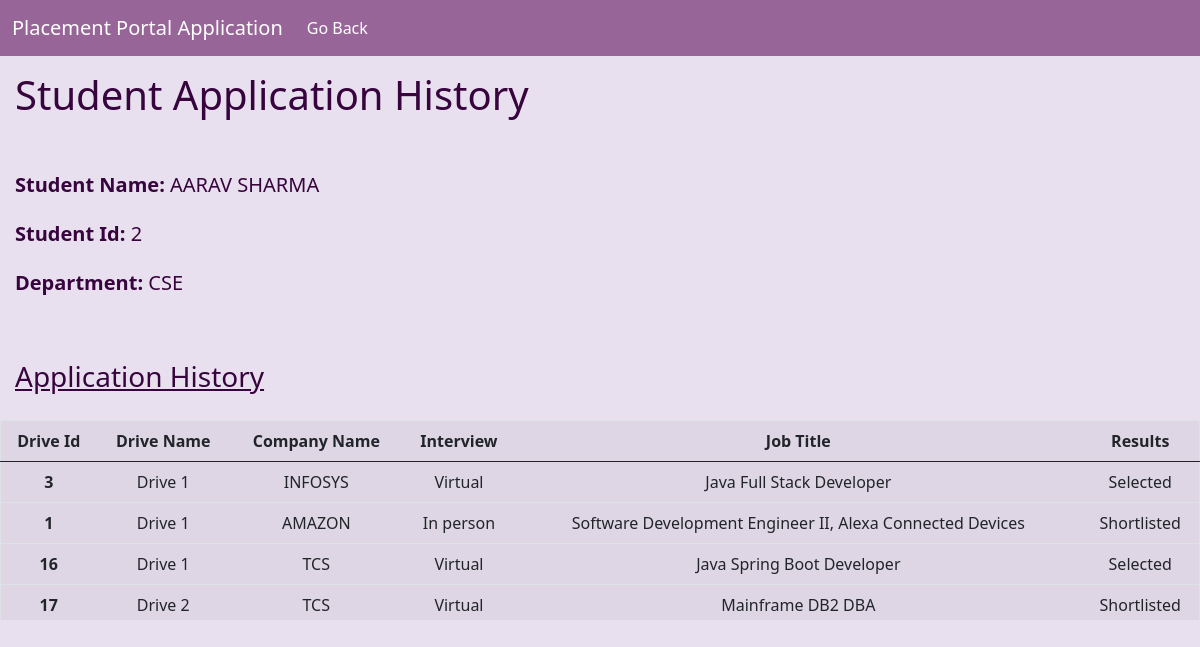
Page /S_app_history/2 on the committed database.
### application/models.py (models this page shows)
class Student(db.Model):
    __tablename__ = 'student'
    sid = db.Column(db.Integer, db.ForeignKey('user.uid'), primary_key=True)
    username = db.Column(db.String(), db.ForeignKey('user.username'), nullable=False)
    sname = db.Column(db.String(), nullable=False)
    sdepartment = db.Column(db.String(), nullable=False)
    gpa = db.Column(db.Float, nullable=False)
    yog = db.Column(db.Integer, nullable=False)
    contact = db.Column(db.String(), nullable=False)
    resume = db.Column(db.String(), nullable=True)
    status = db.Column(db.String(), nullable=False, default='Activated') #account status: can be deactivated by admin [Activated, Deactivated]
    applications = db.relationship('Application', backref='student', foreign_keys='Application.sid', cascade='all, delete-orphan')

class Application(db.Model):
    __tablename__ = 'application'
    aid = db.Column(db.Integer, primary_key=True)
    sid = db.Column(db.Integer, db.ForeignKey('student.sid'), nullable=False)
    did = db.Column(db.Integer, db.ForeignKey('placement_drive.did'), nullable=False)
    type = db.Column(db.String(), nullable=False)
    gpa = db.Column(db.Float, nullable=False)
    yog = db.Column(db.Integer, nullable=False)
    application_date = db.Column(db.Text, nullable=False)
    resume = db.Column(db.String(), nullable=False)
    status = db.Column(db.String(), nullable=False, default='Applied') #selection status: can be updated by company [Applied, Shortlisted, Selected, Rejected]

class Placement_Drive(db.Model):
    __tablename__ = 'placement_drive'
    did = db.Column(db.Integer, primary_key=True)
    dname = db.Column(db.String(), nullable=False)
    cid = db.Column(db.Integer, db.ForeignKey('company.cid'), nullable=False)
    job_title = db.Column(db.String(), nullable=False)
    job_description = db.Column(db.String(), nullable=False)
    eligibility_criteria = db.Column(db.String(), nullable=False)
    salary = db.Column(db.Double, nullable=True)
    location = db.Column(db.String(), nullable=True)
    interview_type = db.Column(db.String(), nullable=True)
    application_deadline = db.Column(db.Text, nullable=False)
    status = db.Column(db.String(), nullable=False, default='Pending') #need to be approved by admin [Pending, Approved, Rejected, Closed]
    applications = db.relationship('Application', backref='drive', foreign_keys='Application.did', cascade='all, delete-orphan')

class Company(db.Model):
    __tablename__ = 'company'
    cid = db.Column(db.Integer, db.ForeignKey('user.uid'), primary_key=True)
    username = db.Column(db.String(), db.ForeignKey('user.username'), nullable=False)
    cname = db.Column(db.String(), nullable=True)
    cabout = db.Column(db.String(), nullable=True)
    clocation = db.Column(db.String(), nullable=True)
    hr_contact = db.Column(db.String(), nullable=True)
    c_website = db.Column(db.String(), nullable=True)
    approval_status = db.Column(db.String(), nullable=False) #need to be approved by admin [Approved, Rejected, Blacklisted]
    drives = db.relationship('Placement_Drive', backref='company', cascade='all, delete-orphan')

### application/controllers.py (the view)
@app.route("/S_app_history/<int:student_id>", methods=["GET", "POST"])
def S_app_history(student_id):
    this_user = User.query.filter_by(uid=student_id).first()
    this_student = Student.query.filter_by(sid=student_id).first()
    all_applications = Application.query.filter_by(sid=student_id).all()
    drive = Placement_Drive.query.filter(Placement_Drive.did.in_([app.did for app in all_applications])).all()
    company = Company.query.filter(Company.cid.in_([d.cid for d in drive])).all()
    return render_template("student_app_history.html",this_user=this_user, this_student=this_student, all_applications=all_applications, drive=drive, company=company)

### templates/student_app_history.html (shortened to what this page needs)
<!DOCTYPE html>
<html lang="en">
<head>
    <link rel="stylesheet" href="/static/style.css">
    <link href="https://cdn.jsdelivr.net/npm/bootstrap@5.0.2/dist/css/bootstrap.min.css" rel="stylesheet">
</head>
<body>
    <div id="main">
        <div id="canvas" class="overflow-auto">
            <nav class="navbar navbar-expand-lg navbar-light">
                <div class="container-fluid">
                    <a class="navbar-brand" href="#">Placement Portal Application</a>
                    <div class="collapse navbar-collapse" id="navbarSupportedContent">
                        <ul class="navbar-nav me-auto mb-2 mb-lg-0">
                            <li class="nav-item">
                            <a class="nav-link active" aria-current="page" href="/student/{{this_user.uid}}">Go Back</a>
                            </li>
                        </ul>
                    </div>
                </div>
            </nav>
            <h1 class="heading">Student Application History</h1><br>
            <h5 class="heading"><b>Student Name:</b> {{this_student.sname}}</h5>
            <h5 class="heading"><b>Student Id:</b> {{this_student.sid}}</h5>
            <h5 class="heading"><b>Department:</b> {{this_student.sdepartment}}</h5><br>
            <div id="content">
                <h3 class="headings my-3">Application History</h3>
                <div id="cards" class="table" style="max-height:200px;overflow-y: scroll;">
                    <table class="table border">
                        <thead>
                            <tr>
                            <th scope="col" class="text-center">Drive Id</th>
                            <th scope="col" class="text-center">Drive Name</th>
                            <th scope="col" class="text-center">Company Name</th>
                            <th scope="col" class="text-center">Interview</th>
                            <th scope="col" class="text-center">Job Title</th>
                            <th scope="col" class="text-center">Results</th>
                            </tr>
                        </thead>
                        <tbody>
                            {% for app in all_applications %}
                            <tr>
                            <th scope="row"  class="text-center">{{app.did}}</th>
                            <td class="text-center">{{app.drive.dname}}</td>
                            <td class="text-center">{{app.drive.company.cname}}</td>
                            <td class="text-center">{{app.type}}</td>
                            <td class="text-center">{{app.drive.job_title}}</td>
                            <td class="text-center">{{app.status}}</td>
                            </tr>
                            {% endfor %}
                        </tbody>
                    </table>
                </div>
            </div>
        </div>
    </div>
</body>
</html>

### static/style.css (style rules this page uses)
* { margin:0px; }
#main { background-color: rgb(240, 238, 241); }
#canvas { width: 100%; margin:auto; height:800px; background-color: rgb(232, 224, 238); }
.headings { color: rgb(55, 4, 62) !important; margin: 5px; padding: 10px; margin-top: 5px; text-decoration: underline; }
#cards { height: 210px; background-color: rgb(222, 213, 229); }
.heading { color: rgb(55, 4, 62) !important; margin: 5px; padding: 10px; margin-top: 5px; }

### templates/student_app_history.html (style rules this page uses)
body { background-color: rgb(232, 224, 238); }
.navbar, .navbar-brand, .nav-link { color: white !important; background-color: rgb(152, 101, 152) }

### rows in the picture
Student: sname "AARAV SHARMA", sid "2", sdepartment "CSE"
Application: did "3", drive.dname "Drive 1", drive.company.cname "INFOSYS", type "Virtual", drive.job_title "Java Full Stack Developer", status "Selected"
Application: did "1", drive.dname "Drive 1", drive.company.cname "AMAZON", type "In person", drive.job_title "Software Development Engineer II, Alexa Connected Devices", status "Shortlisted"
Application: did "16", drive.dname "Drive 1", drive.company.cname "TCS", type "Virtual", drive.job_title "Java Spring Boot Developer", status "Selected"
Application: did "17", drive.dname "Drive 2", drive.company.cname "TCS", type "Virtual", drive.job_title "Mainframe DB2 DBA", status "Shortlisted"
